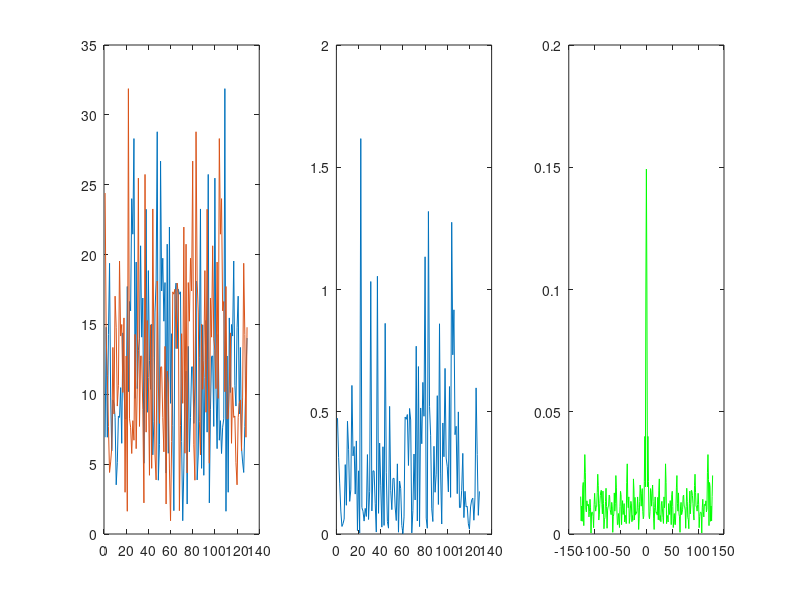

The MATLAB script that drew this image:
clc ;
close all ;
clear all  ;
pkg load statistics ;

y = normrnd(0,1,1,200) ;
Ry = abs(fft(y,256)) ;
Ry_matrix = [Ry(128:256)' Ry(1:129)'] ;
display(Ry_matrix);
t = -127:1:128 ;
subplot(131);
plot(Ry_matrix) ;

subplot(132);
Gy = periodogram(y) ;
plot(Gy);

subplot(133);
auto = abs(ifft(Gy,256)) ;
auto_mat = [auto(130:256)' auto(1:129)'] ;
plot(t,auto_mat,"green") ;